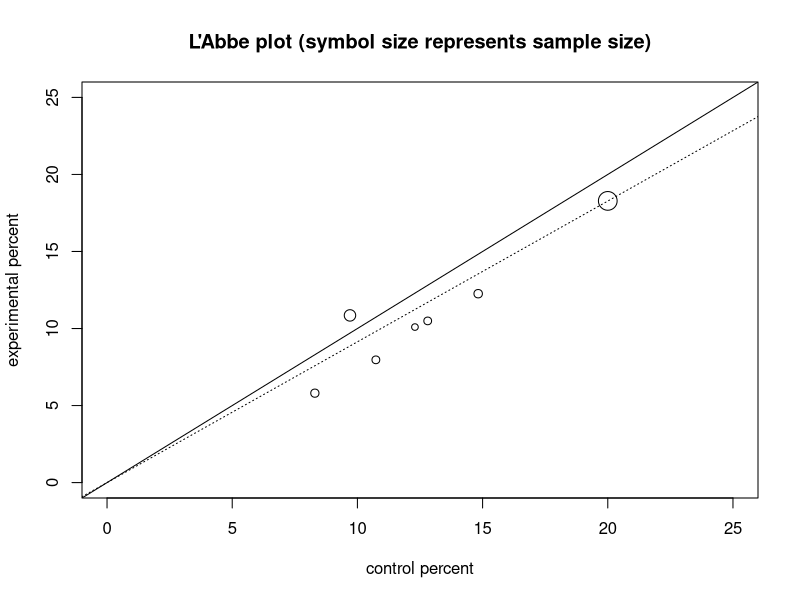
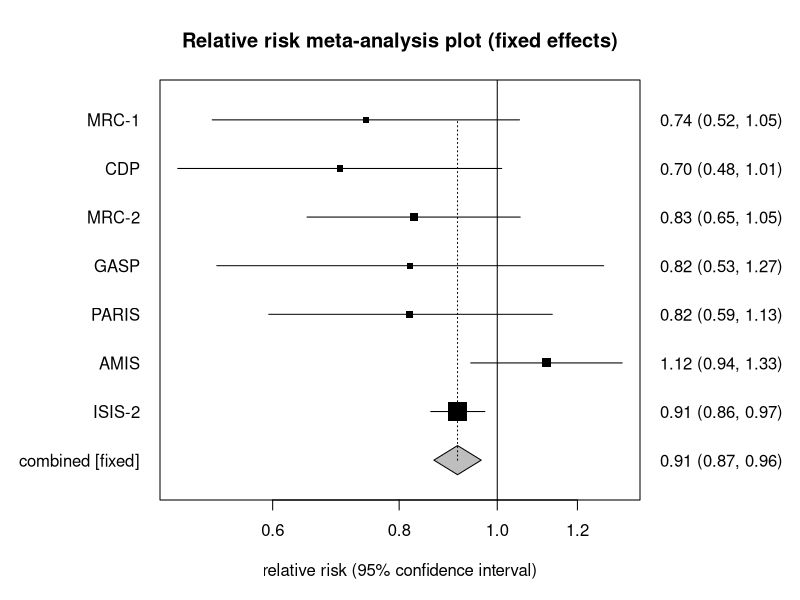
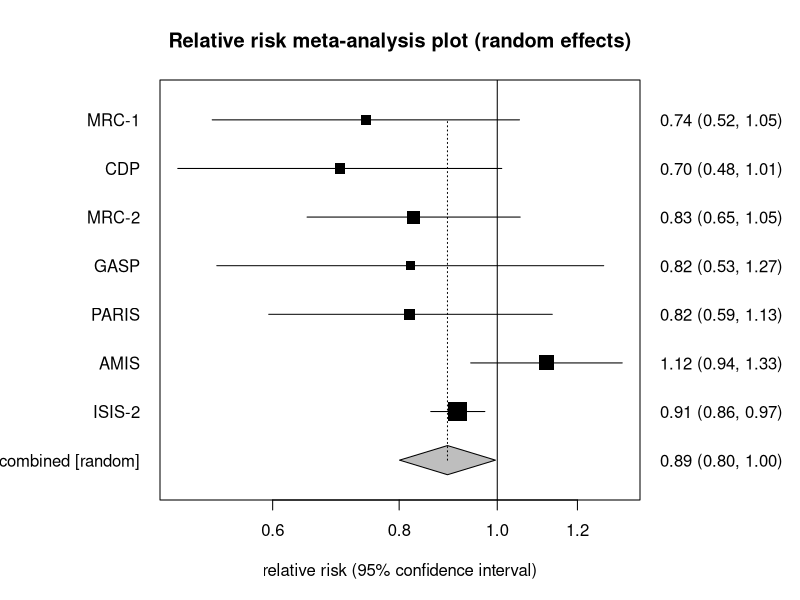

Here is the R script that generated these plots, in order:
# Relative risk meta-analysis: the StatsDirect help example (Fleiss and Gross 1991,
# deaths after myocardial infarction in seven placebo-controlled trials of aspirin;
# the test workbook's Meta-analysis worksheet columns A to E) in R
study <- c("MRC-1", "CDP", "MRC-2", "GASP", "PARIS", "AMIS", "ISIS-2")
exposed_total <- c(615, 758, 832, 317, 810, 2267, 8587)
exposed_cases <- c(49, 44, 102, 32, 85, 246, 1570)
control_total <- c(624, 771, 850, 309, 406, 2257, 8600)
control_cases <- c(67, 64, 126, 38, 52, 219, 1720)

# Each study's fourfold table in the report's order: a = exposed cases, b = control
# cases, cx = exposed non-cases and d = control non-cases (cx, because c is R's
# function for making a vector)
a <- exposed_cases
b <- control_cases
cx <- exposed_total - exposed_cases
d <- control_total - control_cases
n <- a + b + cx + d
k <- length(a)
z <- qnorm(0.975)
six <- function(x) formatC(x, digits = 6, format = "f", drop0trailing = TRUE)
one <- function(x) formatC(x, digits = 1, format = "f", drop0trailing = TRUE)
pv <- function(p) {
  if (p < 0.0001) "P < 0.0001" else
    paste("P =", formatC(p, digits = 4, format = "f", drop0trailing = TRUE))
}

# Base R has no meta-analysis function, so the report is built from the formulae.
# The relative risk of each study, with Koopman's (1984) likelihood score interval:
# at a trial value of the ratio the two risks are estimated under the constraint
# that they stand in that ratio (the root of a quadratic in the control risk), and
# the limits are the ratios at which the score statistic for the exposed count
# reaches plus and minus the normal deviate. This holds when every cell is filled;
# the program adjusts a total equal to its count by a half before solving.
rr <- (a / (a + cx)) / (b / (b + d))
koopman <- function(x1, n1, x0, n0) {
  score <- function(theta) {
    qa <- (n0 + n1) * theta
    qb <- -((x0 + n1) * theta + x1 + n0)
    qc <- x0 + x1
    p0 <- (-qb - sqrt(qb^2 - 4 * qa * qc)) / (2 * qa)
    p1 <- p0 * theta
    v <- 1 / ((1 - p0) / (n0 * p0) + (1 - p1) / (n1 * p1))
    (x1 - n1 * p1) / (1 - p1) / sqrt(v)
  }
  est <- (x1 / n1) / (x0 / n0)
  c(uniroot(function(t) score(t) - z, c(est / 100, est), tol = 1e-12)$root,
    uniroot(function(t) score(t) + z, c(est, est * 100), tol = 1e-12)$root)
}
ci <- t(mapply(koopman, a, a + cx, b, b + d))
cat("Stratum  Relative risk  95% CI (Koopman)\n")
for (i in 1:k) cat(i, six(rr[i]), six(ci[i, 1]), six(ci[i, 2]), study[i], "\n")

# Fixed effects: the Mantel-Haenszel type pooled risk ratio of Rothman and Boice,
# with the Greenland-Robins variance of its log for the interval and chi-square
w_mh <- b * (a + cx) / n
rr_mh <- sum(a * (b + d) / n) / sum(w_mh)
v_mh <- sum(((a + b) * (a + cx) * (b + d) - a * b * n) / n^2) /
  (sum(a * (b + d) / n) * sum(w_mh))
x2 <- log(rr_mh)^2 / v_mh

# Cochran's Q about the pooled log risk ratio above, each study weighted by the
# inverse of the usual variance of its log relative risk; the DerSimonian-Laird
# moment estimate of the between studies variance then inflates each variance for
# the random effects weights
lrr <- log(rr)
v_i <- 1 / a + 1 / b - 1 / (a + cx) - 1 / (b + d)
w_i <- 1 / v_i
q <- sum(w_i * (lrr - log(rr_mh))^2)
tau2 <- max(0, (q - (k - 1)) / (sum(w_i) - sum(w_i^2) / sum(w_i)))
w_dl <- 1 / (tau2 + v_i)
rr_dl <- exp(sum(w_dl * lrr) / sum(w_dl))
dl_ci <- exp(sum(w_dl * lrr) / sum(w_dl) + c(-1, 1) * z / sqrt(sum(w_dl)))
x2_dl <- sum(w_dl * lrr)^2 / sum(w_dl)

# The report's second table: the log relative risk, its variance recovered from
# the Koopman limits, and each study's share of the fixed and random weights
cat("Stratum  Standardized effect  Variance  % Weights (fixed, random)\n")
v_ci <- ((log(ci[, 2]) - log(ci[, 1])) / (2 * z))^2
for (i in 1:k) {
  cat(i, six(lrr[i]), six(v_ci[i]), six(100 * w_mh[i] / sum(w_mh)),
      six(100 * w_dl[i] / sum(w_dl)), study[i], "\n")
}

cat("Fixed effects (Mantel-Haenszel, Rothman-Boice)\n")
cat("Pooled relative risk = ", six(rr_mh), " (95% CI = ",
    six(exp(log(rr_mh) - z * sqrt(v_mh))), " to ",
    six(exp(log(rr_mh) + z * sqrt(v_mh))), ")\n", sep = "")
cat("Chi2 (test relative risk differs from 1) =", six(x2), " (df = 1) ",
    pv(pchisq(x2, 1, lower.tail = FALSE)), "\n")

# I-squared = (Q - df) / Q, with the interval that the heterogeneity topic attributes
# to Hedges and Pigott (2001): Q is treated as non-central chi-square and its
# distribution function at the observed Q is inverted for the non-centrality parameter
# lambda, the lower limit where that probability is 0.975 (0 when even the central
# distribution gives less) and the upper where it is 0.025; each limit is converted to
# I-squared as lambda / (df + lambda)
cat("Non-combinability of studies\n")
cat("Cochran Q = ", six(q), "  (df = ", k - 1, ")  ",
    pv(pchisq(q, k - 1, lower.tail = FALSE)), "\n", sep = "")
cat("Moment-based estimate of between studies variance =", six(tau2), "\n")
i2 <- max(0, 100 * (q - (k - 1)) / q)
lambda <- function(p) {
  if (pchisq(q, k - 1) < p) 0 else
    uniroot(function(l) pchisq(q, k - 1, ncp = l) - p, c(0, 10 * q + 100),
            tol = 1e-10)$root
}
lim <- c(lambda(0.975), lambda(0.025))
cat("I2 (inconsistency) = ", one(i2), "% (95% CI = ",
    one(100 * lim[1] / (k - 1 + lim[1])), "% to ",
    one(100 * lim[2] / (k - 1 + lim[2])), "%)\n", sep = "")

cat("Random effects (DerSimonian-Laird)\n")
cat("Pooled relative risk = ", six(rr_dl), " (95% CI = ", six(dl_ci[1]), " to ",
    six(dl_ci[2]), ")\n", sep = "")
cat("Chi2 (test relative risk differs from 1) =", six(x2_dl), " (df = 1) ",
    pv(pchisq(x2_dl, 1, lower.tail = FALSE)), "\n")

# Bias indicators. Begg and Mazumdar's rank correlation is Kendall's tau between
# each study's deviation from the inverse variance pooled log relative risk,
# standardised by its variance less the pooled variance, and that variance; with
# no ties among seven studies cor.test gives the exact two sided P, and fewer than
# eleven studies give the test little power
se_i <- sqrt(v_i)
dev <- (lrr - sum(w_i * lrr) / sum(w_i)) / sqrt(v_i - 1 / sum(w_i))
kt <- cor.test(dev, v_i, method = "kendall")
cat("Bias indicators\n")
cat("Begg-Mazumdar: Kendall's tau =", six(kt$estimate), "", pv(kt$p.value),
    "(low power)\n")

# Egger's test regresses each study's standardised effect (log relative risk over
# its standard error) on its precision (one over that standard error); the bias
# is the intercept, judged by a t test on k - 2 degrees of freedom with a 90%
# interval, the level the test is conventionally reported at
egger <- function(y, x, label) {
  fit <- lm(y ~ x)
  bias <- coef(fit)[1]
  se <- sqrt(vcov(fit)[1, 1])
  t <- bias / se
  cat(label, ": bias = ", six(bias), " (90% CI = ", six(bias - qt(0.95, k - 2) * se),
      " to ", six(bias + qt(0.95, k - 2) * se), ") ",
      pv(2 * pt(-abs(t), k - 2)), "\n", sep = "")
}
egger(lrr / se_i, 1 / se_i, "Egger")

# Harbord's modification (Harbord, Egger and Sterne 2006) uses the efficient score
# for the log relative risk and its Fisher information in place of the estimate and
# its standard error, which are far less correlated than the estimate and its standard
# error when effects are large or events few
score <- (a * n - (a + b) * (a + cx)) / (cx + d)
info <- (b + d) * (a + cx) * (a + b) / (n * (cx + d))
egger(score / sqrt(info), sqrt(info), "Harbord-Egger")

# The report's L'Abbe plot: the risk in the exposed group of each study against
# the risk in its control group, the symbol growing with the study size, with the
# line of equal risks and the line of the pooled relative risk
plot(100 * b / (b + d), 100 * a / (a + cx), cex = 0.5 + 2 * sqrt(n / max(n)),
     xlim = c(0, 25), ylim = c(0, 25), xlab = "control percent",
     ylab = "experimental percent",
     main = "L'Abbe plot (symbol size represents sample size)")
abline(0, 1)
abline(0, rr_mh, lty = 3)

# The two forest plots: each study's relative risk (the symbol growing with its
# weight) with its interval on a log scale, the line of no effect at 1 and the
# pooled estimate as a diamond at the foot
forest <- function(weights, pooled, lower, upper, title, label) {
  y <- rev(seq_len(k)) + 1
  par(mar = c(5, 8, 4, 8))
  plot(rr, y, log = "x", xlim = range(ci, lower, upper), ylim = c(0.5, k + 1.5),
       pch = 15, cex = 0.5 + 2 * sqrt(weights / max(weights)), yaxt = "n", ylab = "",
       xlab = "relative risk (95% confidence interval)", main = title)
  segments(ci[, 1], y, ci[, 2], y)
  polygon(c(lower, pooled, upper, pooled), c(1, 1.3, 1, 0.7), col = "grey")
  segments(pooled, 1, pooled, k + 1, lty = 3)
  abline(v = 1)
  axis(2, at = c(y, 1), labels = c(study, label), las = 1, tick = FALSE)
  axis(4, at = c(y, 1), las = 1, tick = FALSE,
       labels = sprintf("%.2f (%.2f, %.2f)", c(rr, pooled), c(ci[, 1], lower),
                        c(ci[, 2], upper)))
}
forest(w_mh, rr_mh, exp(log(rr_mh) - z * sqrt(v_mh)), exp(log(rr_mh) + z * sqrt(v_mh)),
       "Relative risk meta-analysis plot (fixed effects)", "combined [fixed]")
forest(w_dl, rr_dl, dl_ci[1], dl_ci[2],
       "Relative risk meta-analysis plot (random effects)", "combined [random]")
